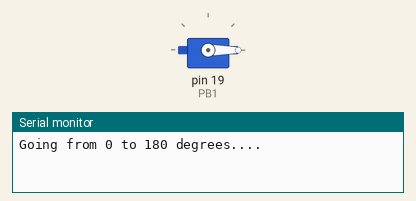
A sketch run on a simulated Arduino Uno, built with avr-gcc and run on an emulated ATmega328P. On the bench: servo, the last lines printed to the serial monitor.

Above: at 0.05 s.
At 0.2 s:
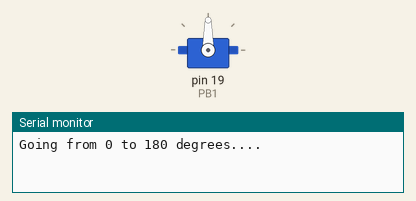
At 1.3 s:
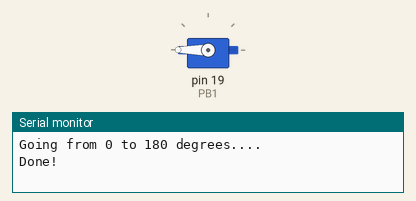
Timing chart, 0 to 8.6 s (numbered marks = the images above):
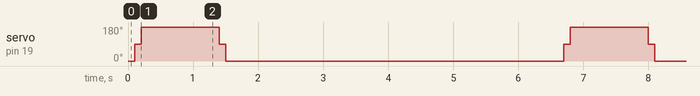

The sketch:

Servo_Motor_Control.ino
```cpp
#include <Servo.h>

#define PB1 19

Servo         myservo;

int pos = 0;    // variable to store the servo position
int min_delay = 5000;

void move_servo(){
  Serial.println("Going from 0 to 180 degrees....");
  for(pos = 0; pos <= 180; pos += 90){ // goes from 0 degrees to 180 degrees
    // in steps of 1 degree
    myservo.write(pos);              // tell servo to go to position in variable 'pos'
    delay(100);                       // waits 15ms for the servo to reach the position
  }
  Serial.println("Done!");
  delay(1000);
  Serial.println("Going from 180 to 0 degrees....");
  for(pos = 180; pos >= 0; pos -= 90){ // goes from 180 degrees to 0 degrees
    myservo.write(pos);              // tell servo to go to position in variable 'pos'
    delay(100);                       // waits 15ms for the servo to reach the position
  }
  Serial.println("Done!");
}
void setup(){
  myservo.attach(PB1);  // attaches the servo on pin 13 to the servo object
  Serial.begin(115200);
}
void loop(){
    move_servo();
    delay(5000);
}
```

Measured:
- by itself, servo on pin 19 (PB1): repeats every 6.6 s: 180° 1.2 s, 90° 0.10 s, 0° 5.2 s, 90° 0.10 s
